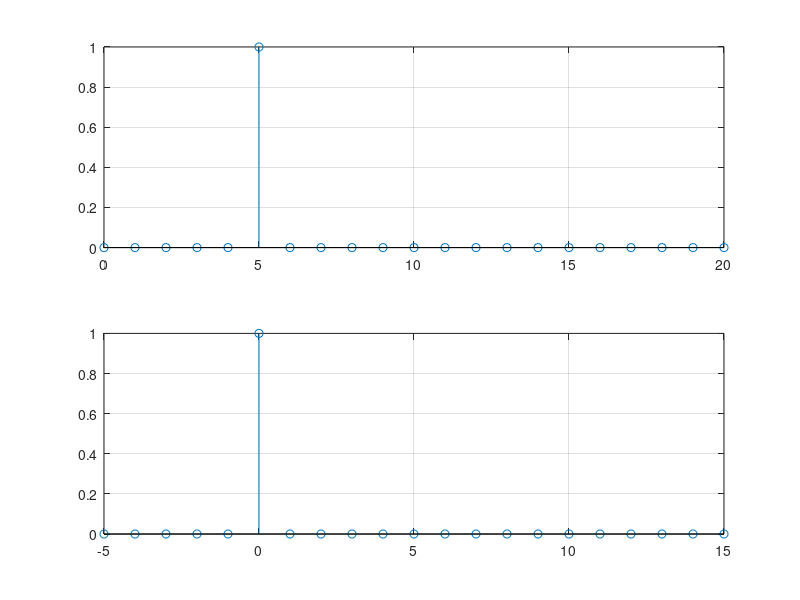
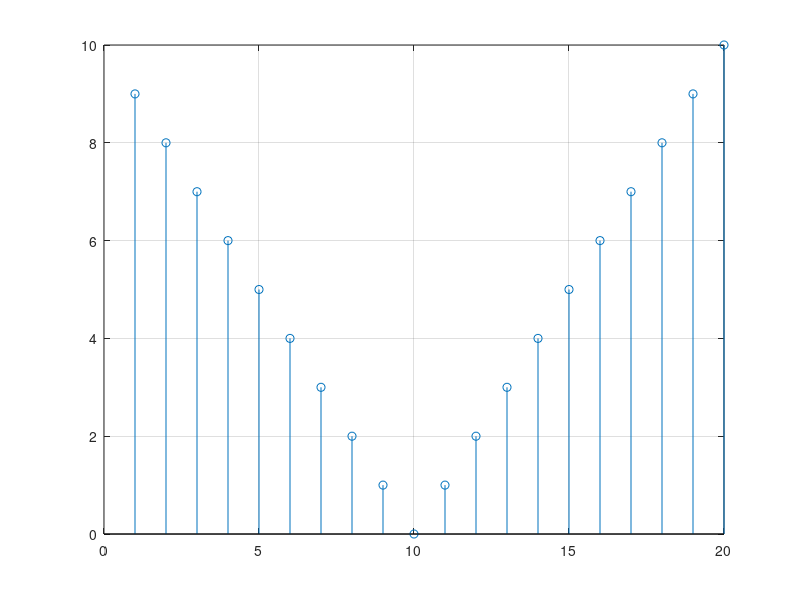
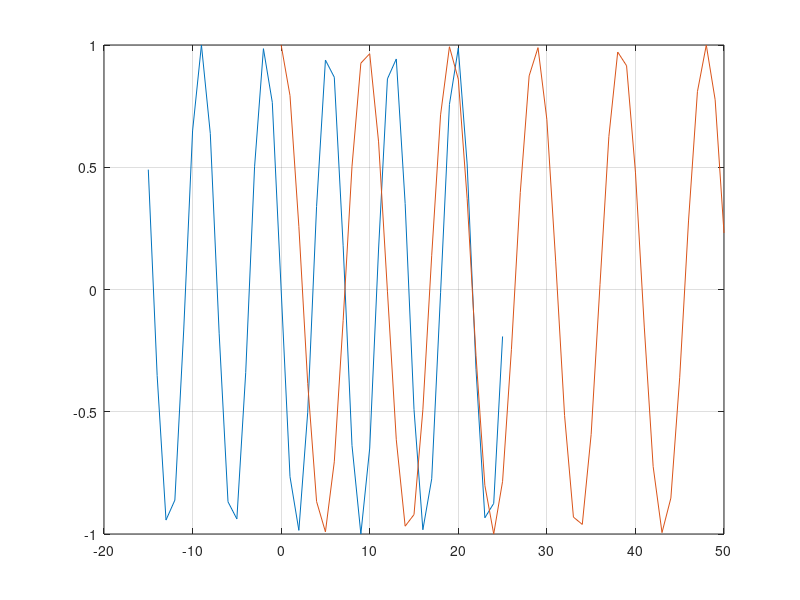
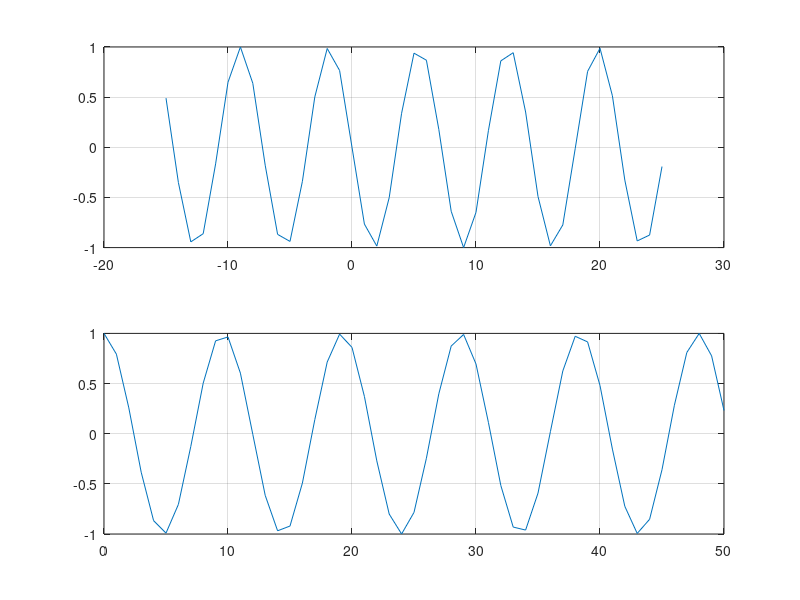

Write MATLAB code to recreate these figures, in order.
%a)
z=zeros(1,21);
z(6)=1;
n=0:20;
m=-5:15;
figure(1)
subplot(2,1,1), stem(n,z),grid , subplot(2,1,2), stem(m,z),grid;

%b)
n=1:20;
t=abs(10-n);
figure(2)
stem(n,t),grid;

%c)
n1=-15:25;
x1=sin(17/pi*n1);
n2=0:50;
x2=cos(pi/sqrt(23)*n2);
figure(3)
plot(n1,x1,n2,x2),grid;

figure(4)
subplot(2,1,1), plot(n1,x1), grid , subplot(2,1,2) , plot(n2,x2),grid;
figure(5)
subplot(2,1,1), stem(n1,x1), grid , subplot(2,1,2) , stem(n2,x2),grid;
